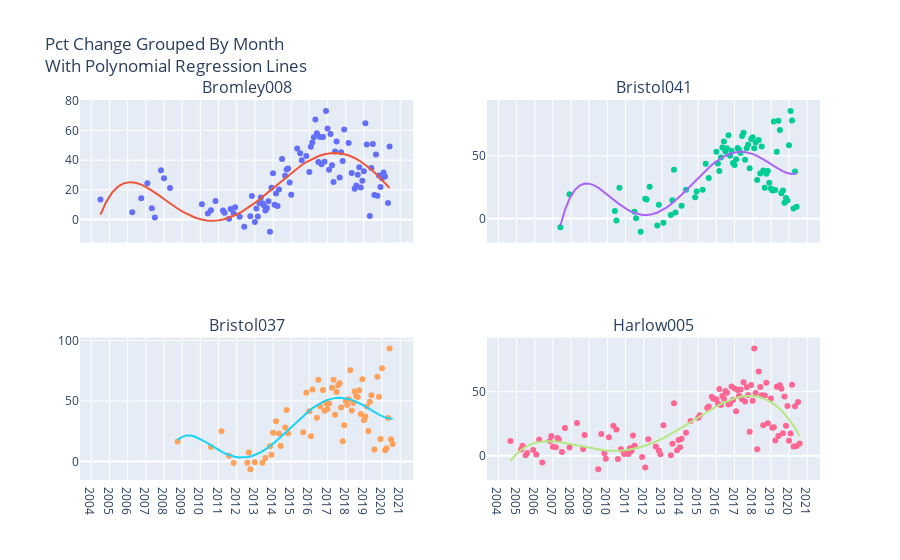

The cell this chart's notebook holds for it:
### Code cell
best_areas_figure, n_table = poly_subplots_for_area(dataframe=best_areas_yearly,
                                               target=target, 
                                                    top_n=4)

n_table
best_areas_figure
